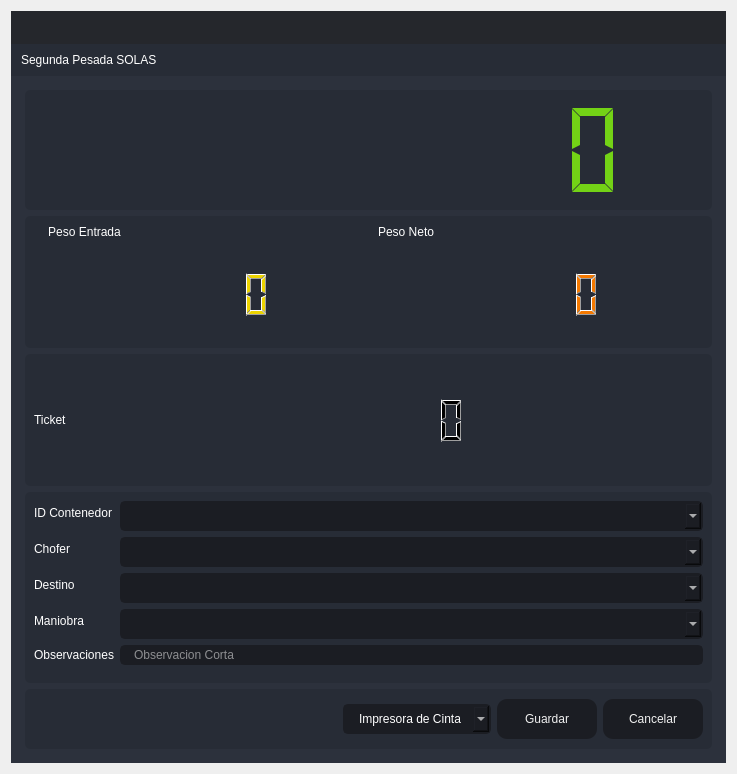
<?xml version="1.0" encoding="UTF-8"?>
<ui version="4.0">
 <class>SegundaPTA</class>
 <widget class="QDialog" name="SegundaPTA">
  <property name="windowModality">
   <enum>Qt::ApplicationModal</enum>
  </property>
  <property name="geometry">
   <rect>
    <x>0</x>
    <y>0</y>
    <width>737</width>
    <height>774</height>
   </rect>
  </property>
  <property name="minimumSize">
   <size>
    <width>737</width>
    <height>774</height>
   </size>
  </property>
  <property name="maximumSize">
   <size>
    <width>737</width>
    <height>774</height>
   </size>
  </property>
  <property name="windowTitle">
   <string>Segunda Pesada SOLAS</string>
  </property>
  <property name="windowIcon">
   <iconset resource="files.qrc">
    <normaloff>:/16x16/icons/16x16/logo.png</normaloff>:/16x16/icons/16x16/logo.png</iconset>
  </property>
  <layout class="QVBoxLayout" name="verticalLayout_6">
   <item>
    <widget class="QFrame" name="frame_main">
     <property name="styleSheet">
      <string notr="true">/* LINE EDIT */
QLineEdit {
	background-color: rgb(27, 29, 35);
	border-radius: 5px;
	border: 2px solid rgb(27, 29, 35);
	padding-left: 10px;
}
QLineEdit:hover {
	border: 2px solid rgb(64, 71, 88);
}
QLineEdit:focus {
	border: 2px solid rgb(91, 101, 124);
}

/* SCROLL BARS */
QScrollBar:horizontal {
    border: none;
    background: rgb(52, 59, 72);
    height: 14px;
    margin: 0px 21px 0 21px;
	border-radius: 0px;
}
QScrollBar::handle:horizontal {
    background: rgb(85, 170, 255);
    min-width: 25px;
	border-radius: 7px
}
QScrollBar::add-line:horizontal {
    border: none;
    background: rgb(55, 63, 77);
    width: 20px;
	border-top-right-radius: 7px;
    border-bottom-right-radius: 7px;
    subcontrol-position: right;
    subcontrol-origin: margin;
}
QScrollBar::sub-line:horizontal {
    border: none;
    background: rgb(55, 63, 77);
    width: 20px;
	border-top-left-radius: 7px;
    border-bottom-left-radius: 7px;
    subcontrol-position: left;
    subcontrol-origin: margin;
}
QScrollBar::up-arrow:horizontal, QScrollBar::down-arrow:horizontal
{
     background: none;
}
QScrollBar::add-page:horizontal, QScrollBar::sub-page:horizontal
{
     background: none;
}
 QScrollBar:vertical {
	border: none;
    background: rgb(52, 59, 72);
    width: 14px;
    margin: 21px 0 21px 0;
	border-radius: 0px;
 }
 QScrollBar::handle:vertical {	
	background: rgb(85, 170, 255);
    min-height: 25px;
	border-radius: 7px
 }
 QScrollBar::add-line:vertical {
     border: none;
    background: rgb(55, 63, 77);
     height: 20px;
	border-bottom-left-radius: 7px;
    border-bottom-right-radius: 7px;
     subcontrol-position: bottom;
     subcontrol-origin: margin;
 }
 QScrollBar::sub-line:vertical {
	border: none;
    background: rgb(55, 63, 77);
     height: 20px;
	border-top-left-radius: 7px;
    border-top-right-radius: 7px;
     subcontrol-position: top;
     subcontrol-origin: margin;
 }
 QScrollBar::up-arrow:vertical, QScrollBar::down-arrow:vertical {
     background: none;
 }

 QScrollBar::add-page:vertical, QScrollBar::sub-page:vertical {
     background: none;
 }

/* CHECKBOX */
QCheckBox::indicator {
    border: 3px solid rgb(52, 59, 72);
	width: 15px;
	height: 15px;
	border-radius: 10px;
    background: rgb(44, 49, 60);
}
QCheckBox::indicator:hover {
    border: 3px solid rgb(58, 66, 81);
}
QCheckBox::indicator:checked {
    background: 3px solid rgb(52, 59, 72);
	border: 3px solid rgb(52, 59, 72);	
	background-image: url(:/16x16/icons/16x16/cil-check-alt.png);
}

/* RADIO BUTTON */
QRadioButton::indicator {
    border: 3px solid rgb(52, 59, 72);
	width: 15px;
	height: 15px;
	border-radius: 10px;
    background: rgb(44, 49, 60);
}
QRadioButton::indicator:hover {
    border: 3px solid rgb(58, 66, 81);
}
QRadioButton::indicator:checked {
    background: 3px solid rgb(94, 106, 130);
	border: 3px solid rgb(52, 59, 72);	
}

/* COMBOBOX */
QComboBox{
	background-color: rgb(27, 29, 35);
	border-radius: 5px;
	border: 2px solid rgb(27, 29, 35);
	padding: 5px;
	padding-left: 10px;
}
QComboBox:hover{
	border: 2px solid rgb(64, 71, 88);
}
QComboBox::drop-down {
	subcontrol-origin: padding;
	subcontrol-position: top right;
	width: 25px; 
	border-left-width: 3px;
	border-left-color: rgba(39, 44, 54, 150);
	border-left-style: solid;
	border-top-right-radius: 3px;
	border-bottom-right-radius: 3px;	
	background-image: url(:/16x16/icons/16x16/cil-arrow-bottom.png);
	background-position: center;
	background-repeat: no-reperat;
 }
QComboBox QAbstractItemView {
	color: rgb(85, 170, 255);	
	background-color: rgb(27, 29, 35);
	padding: 10px;
	selection-background-color: rgb(39, 44, 54);
}

/* SLIDERS */
QSlider::groove:horizontal {
    border-radius: 9px;
    height: 18px;
	margin: 0px;
	background-color: rgb(52, 59, 72);
}
QSlider::groove:horizontal:hover {
	background-color: rgb(55, 62, 76);
}
QSlider::handle:horizontal {
    background-color: rgb(85, 170, 255);
    border: none;
    height: 18px;
    width: 18px;
    margin: 0px;
	border-radius: 9px;
}
QSlider::handle:horizontal:hover {
    background-color: rgb(105, 180, 255);
}
QSlider::handle:horizontal:pressed {
    background-color: rgb(65, 130, 195);
}

QSlider::groove:vertical {
    border-radius: 9px;
    width: 18px;
    margin: 0px;
	background-color: rgb(52, 59, 72);
}
QSlider::groove:vertical:hover {
	background-color: rgb(55, 62, 76);
}
QSlider::handle:vertical {
    background-color: rgb(85, 170, 255);
	border: none;
    height: 18px;
    width: 18px;
    margin: 0px;
	border-radius: 9px;
}
QSlider::handle:vertical:hover {
    background-color: rgb(105, 180, 255);
}
QSlider::handle:vertical:pressed {
    background-color: rgb(65, 130, 195);
}

</string>
     </property>
     <property name="frameShape">
      <enum>QFrame::NoFrame</enum>
     </property>
     <property name="frameShadow">
      <enum>QFrame::Raised</enum>
     </property>
     <layout class="QVBoxLayout" name="verticalLayout">
      <property name="spacing">
       <number>0</number>
      </property>
      <property name="leftMargin">
       <number>0</number>
      </property>
      <property name="topMargin">
       <number>0</number>
      </property>
      <property name="rightMargin">
       <number>0</number>
      </property>
      <property name="bottomMargin">
       <number>0</number>
      </property>
      <item>
       <widget class="QFrame" name="frame_top">
        <property name="minimumSize">
         <size>
          <width>0</width>
          <height>65</height>
         </size>
        </property>
        <property name="maximumSize">
         <size>
          <width>16777215</width>
          <height>65</height>
         </size>
        </property>
        <property name="styleSheet">
         <string notr="true">background-color: transparent;</string>
        </property>
        <property name="frameShape">
         <enum>QFrame::NoFrame</enum>
        </property>
        <property name="frameShadow">
         <enum>QFrame::Raised</enum>
        </property>
        <layout class="QHBoxLayout" name="horizontalLayout_3">
         <property name="spacing">
          <number>0</number>
         </property>
         <property name="leftMargin">
          <number>0</number>
         </property>
         <property name="topMargin">
          <number>0</number>
         </property>
         <property name="rightMargin">
          <number>0</number>
         </property>
         <property name="bottomMargin">
          <number>0</number>
         </property>
         <item>
          <widget class="QFrame" name="frame_toggle">
           <property name="maximumSize">
            <size>
             <width>70</width>
             <height>16777215</height>
            </size>
           </property>
           <property name="styleSheet">
            <string notr="true">background-color: rgb(27, 29, 35);</string>
           </property>
           <property name="frameShape">
            <enum>QFrame::NoFrame</enum>
           </property>
           <property name="frameShadow">
            <enum>QFrame::Raised</enum>
           </property>
           <layout class="QVBoxLayout" name="verticalLayout_3">
            <property name="spacing">
             <number>0</number>
            </property>
            <property name="leftMargin">
             <number>0</number>
            </property>
            <property name="topMargin">
             <number>0</number>
            </property>
            <property name="rightMargin">
             <number>0</number>
            </property>
            <property name="bottomMargin">
             <number>0</number>
            </property>
           </layout>
          </widget>
         </item>
         <item>
          <widget class="QFrame" name="frame_top_right">
           <property name="styleSheet">
            <string notr="true">background: transparent;</string>
           </property>
           <property name="frameShape">
            <enum>QFrame::NoFrame</enum>
           </property>
           <property name="frameShadow">
            <enum>QFrame::Raised</enum>
           </property>
           <layout class="QVBoxLayout" name="verticalLayout_2">
            <property name="spacing">
             <number>0</number>
            </property>
            <property name="leftMargin">
             <number>0</number>
            </property>
            <property name="topMargin">
             <number>0</number>
            </property>
            <property name="rightMargin">
             <number>0</number>
            </property>
            <property name="bottomMargin">
             <number>0</number>
            </property>
            <item>
             <widget class="QFrame" name="frame_top_btns">
              <property name="maximumSize">
               <size>
                <width>16777215</width>
                <height>42</height>
               </size>
              </property>
              <property name="styleSheet">
               <string notr="true">background-color: rgba(27, 29, 35, 200)</string>
              </property>
              <property name="frameShape">
               <enum>QFrame::NoFrame</enum>
              </property>
              <property name="frameShadow">
               <enum>QFrame::Raised</enum>
              </property>
              <layout class="QHBoxLayout" name="horizontalLayout_4">
               <property name="spacing">
                <number>0</number>
               </property>
               <property name="leftMargin">
                <number>0</number>
               </property>
               <property name="topMargin">
                <number>0</number>
               </property>
               <property name="rightMargin">
                <number>0</number>
               </property>
               <property name="bottomMargin">
                <number>0</number>
               </property>
               <item>
                <widget class="QFrame" name="frame_label_top_btns">
                 <property name="sizePolicy">
                  <sizepolicy hsizetype="Expanding" vsizetype="Preferred">
                   <horstretch>0</horstretch>
                   <verstretch>0</verstretch>
                  </sizepolicy>
                 </property>
                 <property name="frameShape">
                  <enum>QFrame::NoFrame</enum>
                 </property>
                 <property name="frameShadow">
                  <enum>QFrame::Raised</enum>
                 </property>
                 <layout class="QHBoxLayout" name="horizontalLayout_10">
                  <property name="spacing">
                   <number>0</number>
                  </property>
                  <property name="leftMargin">
                   <number>5</number>
                  </property>
                  <property name="topMargin">
                   <number>0</number>
                  </property>
                  <property name="rightMargin">
                   <number>10</number>
                  </property>
                  <property name="bottomMargin">
                   <number>0</number>
                  </property>
                 </layout>
                </widget>
               </item>
               <item alignment="Qt::AlignRight">
                <widget class="QFrame" name="frame_btns_right">
                 <property name="sizePolicy">
                  <sizepolicy hsizetype="Expanding" vsizetype="Preferred">
                   <horstretch>0</horstretch>
                   <verstretch>0</verstretch>
                  </sizepolicy>
                 </property>
                 <property name="maximumSize">
                  <size>
                   <width>120</width>
                   <height>16777215</height>
                  </size>
                 </property>
                 <property name="frameShape">
                  <enum>QFrame::NoFrame</enum>
                 </property>
                 <property name="frameShadow">
                  <enum>QFrame::Raised</enum>
                 </property>
                 <layout class="QHBoxLayout" name="horizontalLayout_5">
                  <property name="spacing">
                   <number>0</number>
                  </property>
                  <property name="leftMargin">
                   <number>0</number>
                  </property>
                  <property name="topMargin">
                   <number>0</number>
                  </property>
                  <property name="rightMargin">
                   <number>0</number>
                  </property>
                  <property name="bottomMargin">
                   <number>0</number>
                  </property>
                 </layout>
                </widget>
               </item>
              </layout>
             </widget>
            </item>
            <item>
             <widget class="QFrame" name="frame_top_info">
              <property name="maximumSize">
               <size>
                <width>16777215</width>
                <height>65</height>
               </size>
              </property>
              <property name="styleSheet">
               <string notr="true">background-color: rgb(39, 44, 54);</string>
              </property>
              <property name="frameShape">
               <enum>QFrame::NoFrame</enum>
              </property>
              <property name="frameShadow">
               <enum>QFrame::Raised</enum>
              </property>
              <layout class="QHBoxLayout" name="horizontalLayout_8">
               <property name="spacing">
                <number>0</number>
               </property>
               <property name="leftMargin">
                <number>10</number>
               </property>
               <property name="topMargin">
                <number>0</number>
               </property>
               <property name="rightMargin">
                <number>10</number>
               </property>
               <property name="bottomMargin">
                <number>0</number>
               </property>
               <item>
                <widget class="QLabel" name="label">
                 <property name="styleSheet">
                  <string notr="true">font: 75 16pt &quot;MS Shell Dlg 2&quot;;
color: rgb(255, 255, 255);</string>
                 </property>
                 <property name="text">
                  <string>Segunda Pesada SOLAS</string>
                 </property>
                </widget>
               </item>
              </layout>
             </widget>
            </item>
           </layout>
          </widget>
         </item>
        </layout>
       </widget>
      </item>
      <item>
       <widget class="QFrame" name="frame_center">
        <property name="sizePolicy">
         <sizepolicy hsizetype="Expanding" vsizetype="Expanding">
          <horstretch>0</horstretch>
          <verstretch>0</verstretch>
         </sizepolicy>
        </property>
        <property name="styleSheet">
         <string notr="true">background-color: rgb(40, 44, 52);</string>
        </property>
        <property name="frameShape">
         <enum>QFrame::NoFrame</enum>
        </property>
        <property name="frameShadow">
         <enum>QFrame::Raised</enum>
        </property>
        <layout class="QHBoxLayout" name="horizontalLayout_2">
         <property name="spacing">
          <number>0</number>
         </property>
         <property name="leftMargin">
          <number>0</number>
         </property>
         <property name="topMargin">
          <number>0</number>
         </property>
         <property name="rightMargin">
          <number>0</number>
         </property>
         <property name="bottomMargin">
          <number>0</number>
         </property>
         <item>
          <widget class="QFrame" name="frame_content_right">
           <property name="styleSheet">
            <string notr="true">background-color: rgb(44, 49, 60);</string>
           </property>
           <property name="frameShape">
            <enum>QFrame::NoFrame</enum>
           </property>
           <property name="frameShadow">
            <enum>QFrame::Raised</enum>
           </property>
           <layout class="QVBoxLayout" name="verticalLayout_4">
            <property name="spacing">
             <number>0</number>
            </property>
            <property name="leftMargin">
             <number>0</number>
            </property>
            <property name="topMargin">
             <number>0</number>
            </property>
            <property name="rightMargin">
             <number>0</number>
            </property>
            <property name="bottomMargin">
             <number>0</number>
            </property>
            <item>
             <widget class="QFrame" name="frame_content">
              <property name="frameShape">
               <enum>QFrame::NoFrame</enum>
              </property>
              <property name="frameShadow">
               <enum>QFrame::Raised</enum>
              </property>
              <layout class="QVBoxLayout" name="verticalLayout_9">
               <property name="spacing">
                <number>0</number>
               </property>
               <property name="leftMargin">
                <number>5</number>
               </property>
               <property name="topMargin">
                <number>5</number>
               </property>
               <property name="rightMargin">
                <number>5</number>
               </property>
               <property name="bottomMargin">
                <number>5</number>
               </property>
               <item>
                <widget class="QStackedWidget" name="stackedWidget">
                 <property name="styleSheet">
                  <string notr="true">background: transparent;</string>
                 </property>
                 <property name="currentIndex">
                  <number>0</number>
                 </property>
                 <widget class="QWidget" name="page_home">
                  <layout class="QVBoxLayout" name="verticalLayout_10">
                   <item>
                    <widget class="QFrame" name="frame_3">
                     <property name="minimumSize">
                      <size>
                       <width>0</width>
                       <height>120</height>
                      </size>
                     </property>
                     <property name="maximumSize">
                      <size>
                       <width>16777215</width>
                       <height>120</height>
                      </size>
                     </property>
                     <property name="styleSheet">
                      <string notr="true">background-color: rgb(39, 44, 54);
border-radius: 5px;</string>
                     </property>
                     <property name="frameShape">
                      <enum>QFrame::StyledPanel</enum>
                     </property>
                     <property name="frameShadow">
                      <enum>QFrame::Raised</enum>
                     </property>
                     <layout class="QVBoxLayout" name="verticalLayout_11">
                      <item>
                       <layout class="QVBoxLayout" name="verticalLayout_8">
                        <item>
                         <widget class="QLCDNumber" name="lcdNumber_7">
                          <property name="styleSheet">
                           <string notr="true">color:rgb(115, 210, 22)</string>
                          </property>
                          <property name="digitCount">
                           <number>10</number>
                          </property>
                          <property name="segmentStyle">
                           <enum>QLCDNumber::Flat</enum>
                          </property>
                         </widget>
                        </item>
                       </layout>
                      </item>
                     </layout>
                    </widget>
                   </item>
                   <item>
                    <widget class="QFrame" name="frame_4">
                     <property name="minimumSize">
                      <size>
                       <width>0</width>
                       <height>120</height>
                      </size>
                     </property>
                     <property name="maximumSize">
                      <size>
                       <width>16777215</width>
                       <height>150</height>
                      </size>
                     </property>
                     <property name="styleSheet">
                      <string notr="true">background-color: rgb(39, 44, 54);
border-radius: 5px;</string>
                     </property>
                     <property name="frameShape">
                      <enum>QFrame::StyledPanel</enum>
                     </property>
                     <property name="frameShadow">
                      <enum>QFrame::Raised</enum>
                     </property>
                     <layout class="QHBoxLayout" name="horizontalLayout_6">
                      <item>
                       <layout class="QFormLayout" name="formLayout_4">
                        <property name="sizeConstraint">
                         <enum>QLayout::SetDefaultConstraint</enum>
                        </property>
                        <property name="fieldGrowthPolicy">
                         <enum>QFormLayout::FieldsStayAtSizeHint</enum>
                        </property>
                        <property name="rowWrapPolicy">
                         <enum>QFormLayout::DontWrapRows</enum>
                        </property>
                        <property name="labelAlignment">
                         <set>Qt::AlignLeading|Qt::AlignLeft|Qt::AlignVCenter</set>
                        </property>
                        <property name="formAlignment">
                         <set>Qt::AlignHCenter|Qt::AlignTop</set>
                        </property>
                        <property name="horizontalSpacing">
                         <number>10</number>
                        </property>
                        <property name="verticalSpacing">
                         <number>30</number>
                        </property>
                        <property name="leftMargin">
                         <number>0</number>
                        </property>
                        <property name="rightMargin">
                         <number>0</number>
                        </property>
                        <item row="0" column="0">
                         <widget class="QLabel" name="label_3">
                          <property name="layoutDirection">
                           <enum>Qt::LeftToRight</enum>
                          </property>
                          <property name="styleSheet">
                           <string notr="true">color: rgb(255, 255, 255);
font: 75 12pt &quot;MS Shell Dlg 2&quot;;</string>
                          </property>
                          <property name="frameShape">
                           <enum>QFrame::NoFrame</enum>
                          </property>
                          <property name="text">
                           <string>Peso Entrada</string>
                          </property>
                          <property name="alignment">
                           <set>Qt::AlignCenter</set>
                          </property>
                         </widget>
                        </item>
                        <item row="0" column="1">
                         <widget class="QLabel" name="label_4">
                          <property name="styleSheet">
                           <string notr="true">color: rgb(255, 255, 255);
font: 75 12pt &quot;MS Shell Dlg 2&quot;;</string>
                          </property>
                          <property name="text">
                           <string>Peso Neto</string>
                          </property>
                          <property name="alignment">
                           <set>Qt::AlignCenter</set>
                          </property>
                         </widget>
                        </item>
                        <item row="1" column="0">
                         <widget class="QLCDNumber" name="lcdNumber_3">
                          <property name="minimumSize">
                           <size>
                            <width>320</width>
                            <height>50</height>
                           </size>
                          </property>
                          <property name="maximumSize">
                           <size>
                            <width>16777215</width>
                            <height>50</height>
                           </size>
                          </property>
                          <property name="styleSheet">
                           <string notr="true">color:rgb(237, 212, 0)</string>
                          </property>
                         </widget>
                        </item>
                        <item row="1" column="1">
                         <widget class="QLCDNumber" name="lcdNumber_1">
                          <property name="minimumSize">
                           <size>
                            <width>320</width>
                            <height>50</height>
                           </size>
                          </property>
                          <property name="maximumSize">
                           <size>
                            <width>320</width>
                            <height>50</height>
                           </size>
                          </property>
                          <property name="styleSheet">
                           <string notr="true">color: rgb(245, 121, 0)</string>
                          </property>
                         </widget>
                        </item>
                       </layout>
                      </item>
                     </layout>
                    </widget>
                   </item>
                   <item>
                    <widget class="QFrame" name="frame_5">
                     <property name="minimumSize">
                      <size>
                       <width>0</width>
                       <height>60</height>
                      </size>
                     </property>
                     <property name="styleSheet">
                      <string notr="true">background-color: rgb(39, 44, 54);
border-radius: 5px;</string>
                     </property>
                     <property name="frameShape">
                      <enum>QFrame::StyledPanel</enum>
                     </property>
                     <property name="frameShadow">
                      <enum>QFrame::Raised</enum>
                     </property>
                     <layout class="QHBoxLayout" name="horizontalLayout_7">
                      <item>
                       <layout class="QHBoxLayout" name="horizontalLayout">
                        <item>
                         <widget class="QLabel" name="label_5">
                          <property name="styleSheet">
                           <string notr="true">color: rgb(255, 255, 255);
font: 75 12pt &quot;MS Shell Dlg 2&quot;;</string>
                          </property>
                          <property name="text">
                           <string>Ticket</string>
                          </property>
                         </widget>
                        </item>
                        <item>
                         <widget class="QLCDNumber" name="lcdNumber_9">
                          <property name="minimumSize">
                           <size>
                            <width>600</width>
                            <height>20</height>
                           </size>
                          </property>
                          <property name="maximumSize">
                           <size>
                            <width>600</width>
                            <height>50</height>
                           </size>
                          </property>
                          <property name="layoutDirection">
                           <enum>Qt::RightToLeft</enum>
                          </property>
                          <property name="autoFillBackground">
                           <bool>false</bool>
                          </property>
                         </widget>
                        </item>
                       </layout>
                      </item>
                     </layout>
                    </widget>
                   </item>
                   <item>
                    <widget class="QFrame" name="frame">
                     <property name="styleSheet">
                      <string notr="true">background-color: rgb(39, 44, 54);
border-radius: 5px;</string>
                     </property>
                     <property name="frameShape">
                      <enum>QFrame::StyledPanel</enum>
                     </property>
                     <property name="frameShadow">
                      <enum>QFrame::Raised</enum>
                     </property>
                     <layout class="QVBoxLayout" name="verticalLayout_5">
                      <item>
                       <layout class="QVBoxLayout" name="verticalLayout_12">
                        <item>
                         <layout class="QFormLayout" name="formLayout">
                          <item row="6" column="0">
                           <widget class="Line" name="line">
                            <property name="orientation">
                             <enum>Qt::Horizontal</enum>
                            </property>
                           </widget>
                          </item>
                          <item row="0" column="0">
                           <widget class="QLabel" name="label_2">
                            <property name="styleSheet">
                             <string notr="true">color: rgb(255, 255, 255);
font: 75 12pt &quot;MS Shell Dlg 2&quot;;</string>
                            </property>
                            <property name="text">
                             <string>ID Contenedor</string>
                            </property>
                           </widget>
                          </item>
                          <item row="0" column="1">
                           <widget class="QComboBox" name="comboBox_contenedor">
                            <property name="styleSheet">
                             <string notr="true">QComboBox{
	background-color: rgb(27, 29, 35);
	border-radius: 5px;
	border: 2px solid rgb(27, 29, 35);
	padding: 5px;
	padding-left: 14px;
	color: rgb(255, 255, 255);
    font: 75 12pt &quot;MS Shell Dlg 2&quot;;
}
QComboBox:hover{
	border: 2px solid rgb(64, 71, 88);
}
QComboBox QAbstractItemView {
	color: rgb(85, 170, 255);	
	background-color: rgb(27, 29, 35);
	padding: 10px;
	selection-background-color: rgb(39, 44, 54);
}</string>
                            </property>
                           </widget>
                          </item>
                          <item row="1" column="0">
                           <widget class="QLabel" name="label_9">
                            <property name="styleSheet">
                             <string notr="true">color: rgb(255, 255, 255);
font: 75 12pt &quot;MS Shell Dlg 2&quot;;</string>
                            </property>
                            <property name="text">
                             <string>Chofer</string>
                            </property>
                           </widget>
                          </item>
                          <item row="1" column="1">
                           <widget class="QComboBox" name="comboBox_operador">
                            <property name="styleSheet">
                             <string notr="true">QComboBox{
	background-color: rgb(27, 29, 35);
	border-radius: 5px;
	border: 2px solid rgb(27, 29, 35);
	padding: 5px;
	padding-left: 14px;
	color: rgb(255, 255, 255);
    font: 75 12pt &quot;MS Shell Dlg 2&quot;;
}
QComboBox:hover{
	border: 2px solid rgb(64, 71, 88);
}
QComboBox QAbstractItemView {
	color: rgb(85, 170, 255);	
	background-color: rgb(27, 29, 35);
	padding: 10px;
	selection-background-color: rgb(39, 44, 54);
}</string>
                            </property>
                           </widget>
                          </item>
                          <item row="2" column="0">
                           <widget class="QLabel" name="label_6">
                            <property name="styleSheet">
                             <string notr="true">color: rgb(255, 255, 255);
font: 75 12pt &quot;MS Shell Dlg 2&quot;;</string>
                            </property>
                            <property name="text">
                             <string>Destino</string>
                            </property>
                           </widget>
                          </item>
                          <item row="2" column="1">
                           <widget class="QComboBox" name="comboBox_destinosolas">
                            <property name="styleSheet">
                             <string notr="true">QComboBox{
	background-color: rgb(27, 29, 35);
	border-radius: 5px;
	border: 2px solid rgb(27, 29, 35);
	padding: 5px;
	padding-left: 14px;
	color: rgb(255, 255, 255);
    font: 75 12pt &quot;MS Shell Dlg 2&quot;;
}
QComboBox:hover{
	border: 2px solid rgb(64, 71, 88);
}
QComboBox QAbstractItemView {
	color: rgb(85, 170, 255);	
	background-color: rgb(27, 29, 35);
	padding: 10px;
	selection-background-color: rgb(39, 44, 54);
}</string>
                            </property>
                           </widget>
                          </item>
                          <item row="3" column="0">
                           <widget class="QLabel" name="label_8">
                            <property name="styleSheet">
                             <string notr="true">color: rgb(255, 255, 255);
font: 75 12pt &quot;MS Shell Dlg 2&quot;;</string>
                            </property>
                            <property name="text">
                             <string>Maniobra</string>
                            </property>
                           </widget>
                          </item>
                          <item row="3" column="1">
                           <widget class="QComboBox" name="comboBox_maniobra">
                            <property name="styleSheet">
                             <string notr="true">QComboBox{
	background-color: rgb(27, 29, 35);
	border-radius: 5px;
	border: 2px solid rgb(27, 29, 35);
	padding: 5px;
	padding-left: 14px;
	color: rgb(255, 255, 255);
    font: 75 12pt &quot;MS Shell Dlg 2&quot;;
}
QComboBox:hover{
	border: 2px solid rgb(64, 71, 88);
}
QComboBox QAbstractItemView {
	color: rgb(85, 170, 255);	
	background-color: rgb(27, 29, 35);
	padding: 10px;
	selection-background-color: rgb(39, 44, 54);
}</string>
                            </property>
                           </widget>
                          </item>
                          <item row="4" column="0">
                           <widget class="QLabel" name="label_7">
                            <property name="styleSheet">
                             <string notr="true">color: rgb(255, 255, 255);
font: 75 12pt &quot;MS Shell Dlg 2&quot;;</string>
                            </property>
                            <property name="text">
                             <string>Observaciones</string>
                            </property>
                           </widget>
                          </item>
                          <item row="4" column="1">
                           <widget class="QLineEdit" name="observaciones">
                            <property name="styleSheet">
                             <string notr="true">QLineEdit {
	background-color: rgb(27, 29, 35);
	border-radius: 5px;
	border: 2px solid rgb(27, 29, 35);
	padding-left: 10px;
	font: 75 12pt &quot;MS Shell Dlg 2&quot;;
	color: rgb(255, 255, 255);
}
QLineEdit:hover {
	border: 2px solid rgb(64, 71, 88);
}
QLineEdit:focus {
	border: 2px solid rgb(91, 101, 124);
}</string>
                            </property>
                            <property name="maxLength">
                             <number>125</number>
                            </property>
                            <property name="placeholderText">
                             <string>Observacion Corta</string>
                            </property>
                           </widget>
                          </item>
                         </layout>
                        </item>
                       </layout>
                      </item>
                     </layout>
                    </widget>
                   </item>
                   <item>
                    <widget class="QFrame" name="frame_2">
                     <property name="minimumSize">
                      <size>
                       <width>0</width>
                       <height>60</height>
                      </size>
                     </property>
                     <property name="maximumSize">
                      <size>
                       <width>16777215</width>
                       <height>60</height>
                      </size>
                     </property>
                     <property name="styleSheet">
                      <string notr="true">background-color: rgb(39, 44, 54);
border-radius: 5px;</string>
                     </property>
                     <property name="frameShape">
                      <enum>QFrame::StyledPanel</enum>
                     </property>
                     <property name="frameShadow">
                      <enum>QFrame::Raised</enum>
                     </property>
                     <layout class="QHBoxLayout" name="horizontalLayout_9">
                      <item>
                       <layout class="QGridLayout" name="gridLayout">
                        <item row="0" column="0">
                         <spacer name="horizontalSpacer">
                          <property name="orientation">
                           <enum>Qt::Horizontal</enum>
                          </property>
                          <property name="sizeHint" stdset="0">
                           <size>
                            <width>40</width>
                            <height>20</height>
                           </size>
                          </property>
                         </spacer>
                        </item>
                        <item row="0" column="2">
                         <widget class="QPushButton" name="btn_guardar">
                          <property name="minimumSize">
                           <size>
                            <width>100</width>
                            <height>40</height>
                           </size>
                          </property>
                          <property name="styleSheet">
                           <string notr="true">QPushButton {
	border-color: rgb(27, 29, 35);
	font: 75 10pt &quot;MS Shell Dlg 2&quot;;
	color: rgb(240, 240, 240);
	background-color: rgb(27, 29, 35);
	border: 0px solid;
	border-radius: 10px;	
}
QPushButton:hover {
	background-color:rgb(44, 49, 60);
	border-color: rgb(27, 29, 35);
	border: 2px solid;
}</string>
                          </property>
                          <property name="text">
                           <string>Guardar</string>
                          </property>
                         </widget>
                        </item>
                        <item row="0" column="3">
                         <widget class="QPushButton" name="btnr">
                          <property name="minimumSize">
                           <size>
                            <width>100</width>
                            <height>40</height>
                           </size>
                          </property>
                          <property name="styleSheet">
                           <string notr="true">QPushButton {
	border-color: rgb(27, 29, 35);
	font: 75 10pt &quot;MS Shell Dlg 2&quot;;
	color: rgb(240, 240, 240);
	background-color: rgb(27, 29, 35);
	border: 0px solid;
	border-radius: 10px;	
}
QPushButton:hover {
	background-color:rgb(44, 49, 60);
	border-color: rgb(27, 29, 35);
	border: 2px solid;
}</string>
                          </property>
                          <property name="text">
                           <string>Cancelar</string>
                          </property>
                         </widget>
                        </item>
                        <item row="0" column="1">
                         <widget class="QComboBox" name="comboBox_impresora">
                          <property name="styleSheet">
                           <string notr="true">QComboBox{
	background-color: rgb(27, 29, 35);
	border-radius: 5px;
	border: 2px solid rgb(27, 29, 35);
	padding: 5px;
	padding-left: 14px;
	color: rgb(255, 255, 255);
    font: 75 12pt &quot;MS Shell Dlg 2&quot;;
}
QComboBox:hover{
	border: 2px solid rgb(64, 71, 88);
}
QComboBox QAbstractItemView {
	color: rgb(85, 170, 255);	
	background-color: rgb(27, 29, 35);
	padding: 10px;
	selection-background-color: rgb(39, 44, 54);
}</string>
                          </property>
                          <item>
                           <property name="text">
                            <string>Impresora de Cinta</string>
                           </property>
                          </item>
                          <item>
                           <property name="text">
                            <string>Impresora Windows</string>
                           </property>
                          </item>
                         </widget>
                        </item>
                       </layout>
                      </item>
                     </layout>
                    </widget>
                   </item>
                  </layout>
                 </widget>
                </widget>
               </item>
              </layout>
             </widget>
            </item>
           </layout>
          </widget>
         </item>
        </layout>
       </widget>
      </item>
     </layout>
    </widget>
   </item>
  </layout>
 </widget>
 <resources>
  <include location="files.qrc"/>
 </resources>
 <connections/>
</ui>
